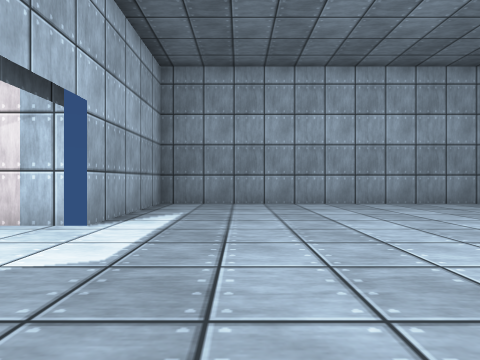
view 1 (above)

12 first-person views from a walk through a 3-D level made in the Unity game engine. The camera is 0.52 m above the floor, looks level and sees 80° across. Doors are open. The floor is counted in squares, 1 m on a side. Each view is taken from the middle of a square. On the plan, view 1 faces up. The plan holds only what a view shows up to about 9 squares ahead; the rest is blank. The place goes on beyond the plan. The player character is not drawn. Surface patterns are stand-ins for the level's own textures.

view 2
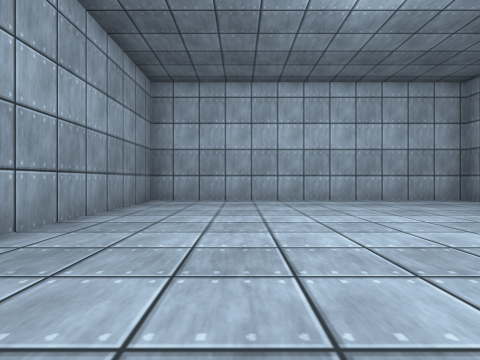

view 3
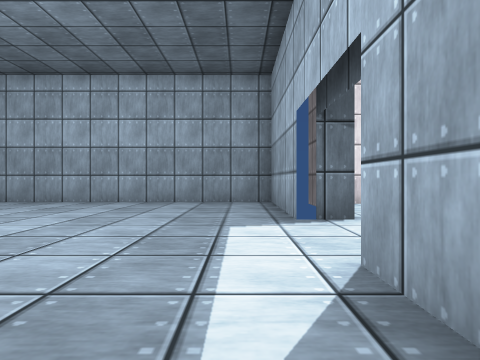

view 4
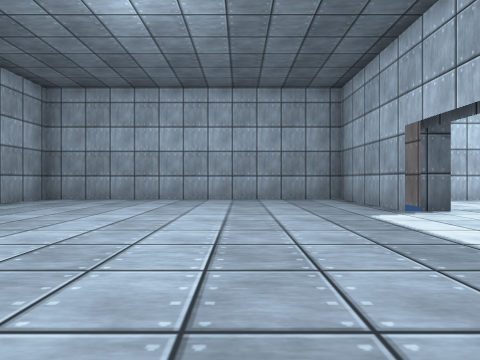

view 5
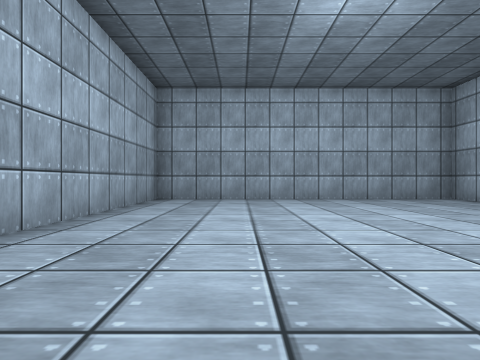

view 6
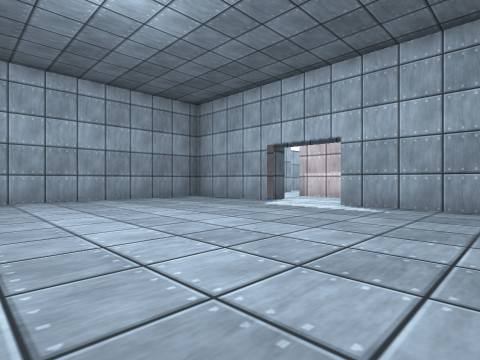

view 7
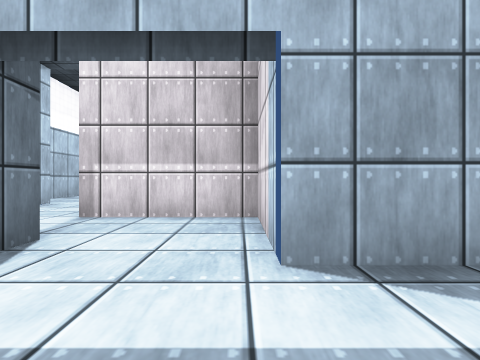

view 8
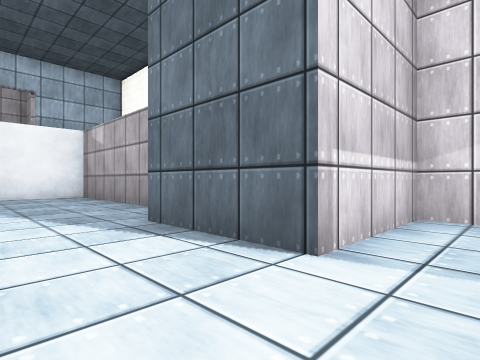

view 9
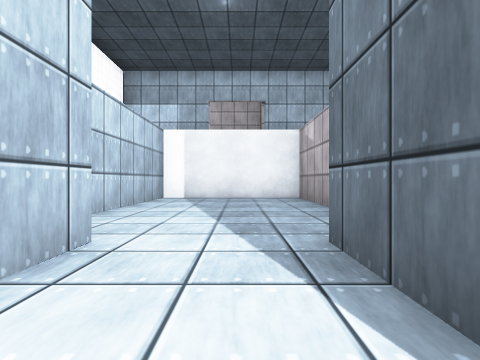

view 10
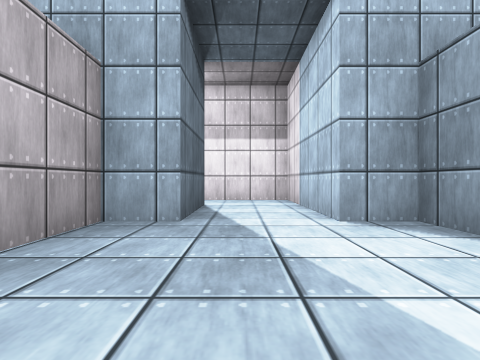

view 11
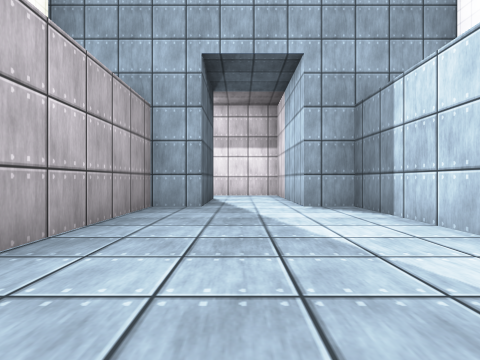

view 12
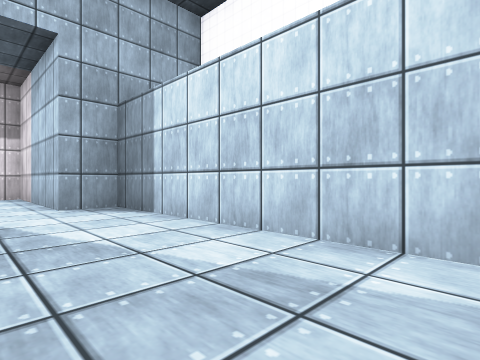

### Floor plan
Points are (right, up) in squares from view 1. A wall is a line through its corners. A room is listed if a view was taken in it or the views show most of it. See-through windows are left out.
Room 1 (views 1, 2, 3, 4, 5, 6, 7)
walls: (-1.7, 1.2) (-1.7, -1.7) (6.3, -1.7) (6.3, 6.2) (-1.7, 6.2) (-1.7, 3.2); (-2.5, 0.5) (-2.5, -0.1); (-2.5, -0.6) (-2.5, -1.2)
ways out: open door at (-2, 2.5) to room 2
Room 2 (views 8, 9, 10, 11, 12)
walls: (-2.6, 1.3) (-2, 1.3); (-2, 3.3) (-4, 3.3) (-4, 0.8) (-6.4, 0.8) (-6.4, 1.7) (-12.4, 1.7) (-12.4, -2.3) (-6.4, -2.3) (-6.4, -1.3) (-2.5, -1.3) (-2.5, 1)
ways out: open door at (-2, 2.5) to room 1

Positions as (right, up) in squares from view 1, and headings:
1: (0, 0), facing up
2: (-1, 4), facing right
3: (-1, 5), facing down
4: (1, 6), facing down
5: (4, 6), facing down
6: (4, 6), facing down-left
7: (0, 3), facing left
8: (-3, -1), facing up-left
9: (-4, 0), facing left
10: (-10, 0), facing right
11: (-12, 0), facing right
12: (-12, 0), facing down-right
